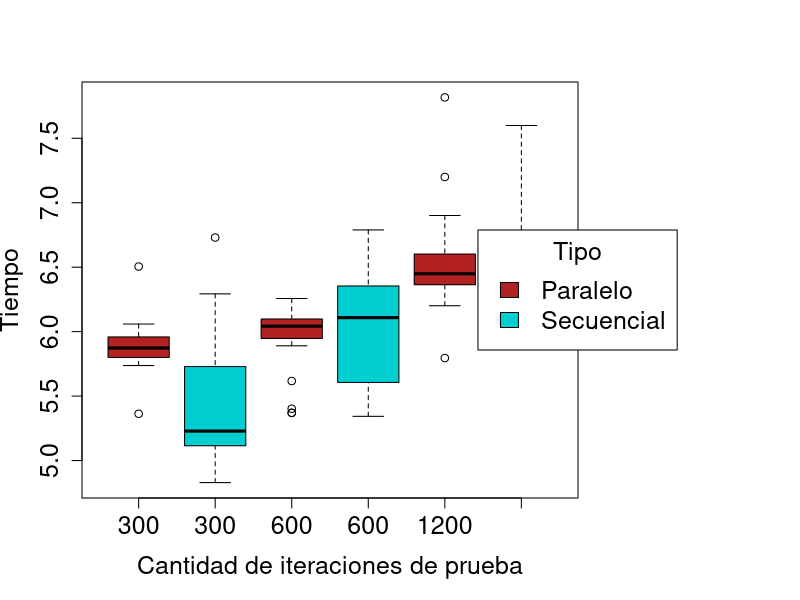
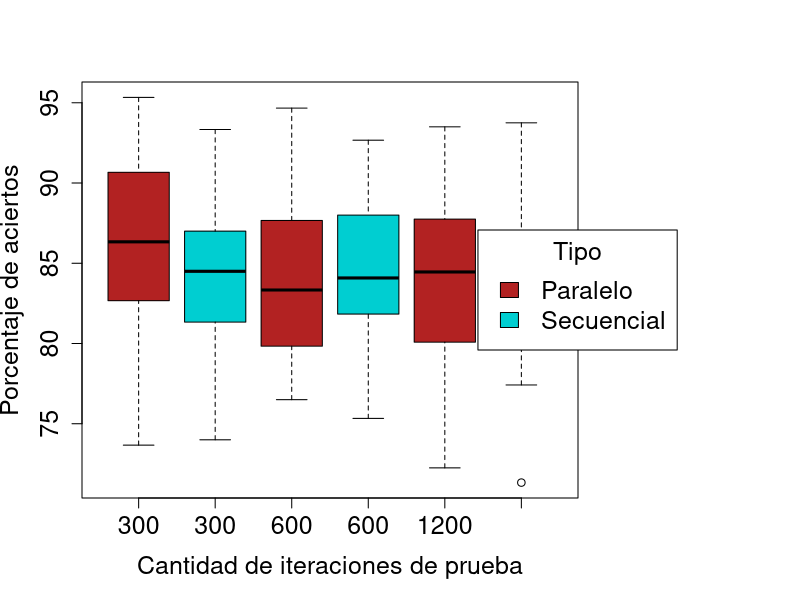
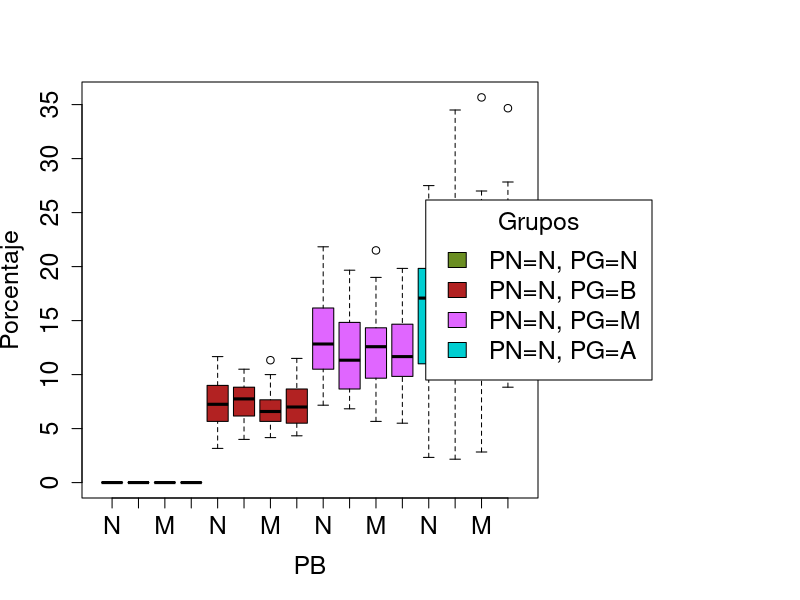
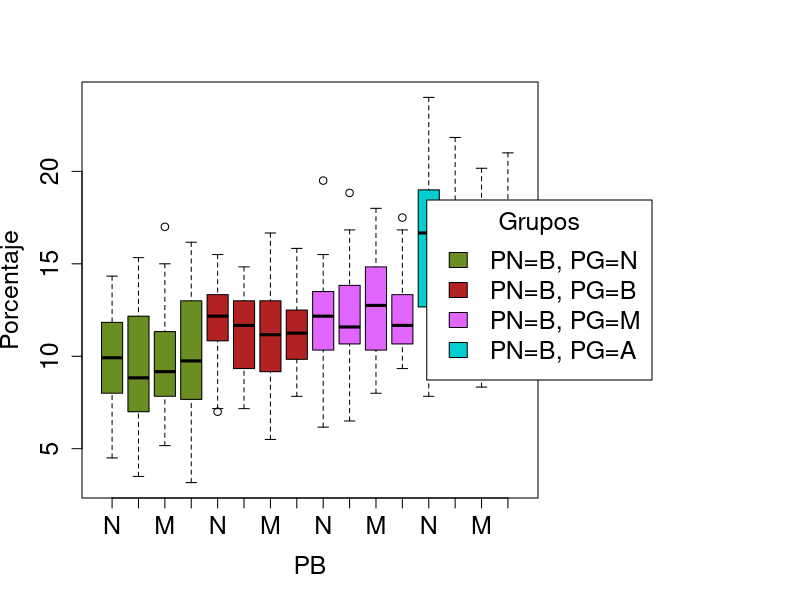
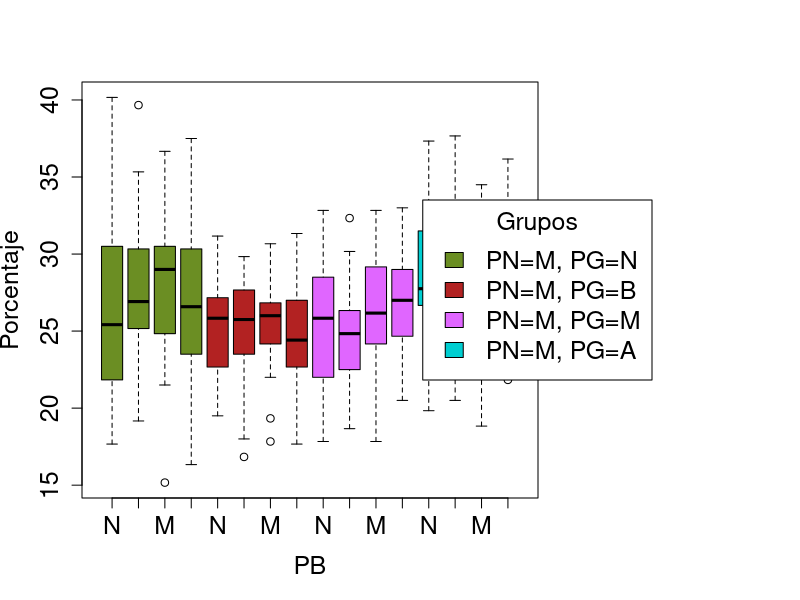
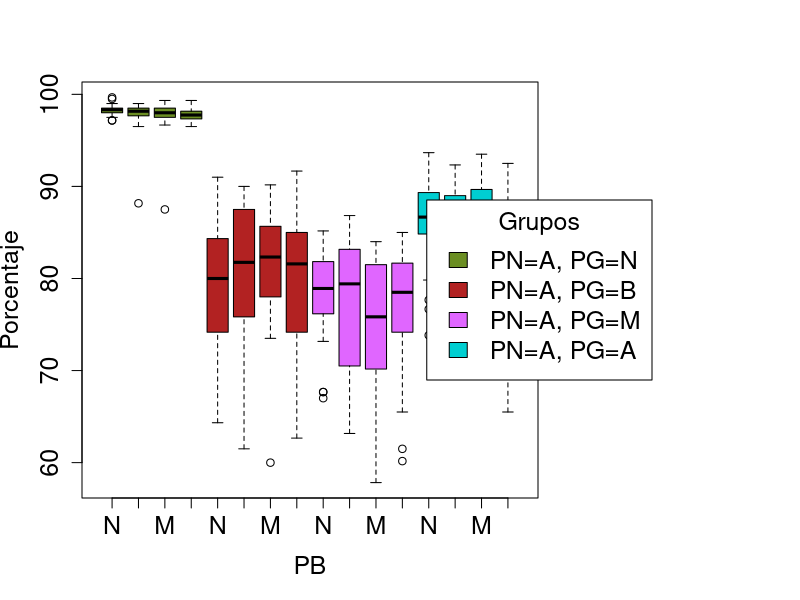

R code for these plots, in order: (Note: this script raises an error after producing the figures.)
#library(ggplot2)
datap=read.csv("datos_Paralelo_T12_1.csv", stringsAsFactors=F)
datas=read.csv("datos_Secuencial_T12_1.csv", stringsAsFactors=F)
datap$X=NULL
datas$X=NULL
datas=cbind("Secuencial", datas)
datap=cbind("Paralelo", datap)
colnames(datap)=c('Y','R','M','T','P')
colnames(datas)=c('Y','R','M','T','P')
results = rbind(datap,datas)

png(paste("bxplt_Tiempo_TipoM.png",sep=""),width=960, height=480)
par(mar=c(5.1, 4.1, 4.1, 11.1), xpd=TRUE)
boxplot(results$T ~ results$Y+as.factor(results$M), xlab='Cantidad de iteraciones de prueba', ylab="Tiempo", names=c('300','300','600','600','1200','1200'), col=c("firebrick","darkturquoise"), cex.lab=1.5, cex.axis=1.5, cex.main=1.5, cex.sub=1.5)
legend("right", inset=c(-0.2,0), legend=c('Paralelo','Secuencial'), fill=c("firebrick","darkturquoise"), title="Tipo", cex=1.5)
#gplot(data = results, aes(x=factor(M), y=as.numeric(paste(T)))) + labs( x="Cantidad de iteraciones de prueba", y="Tiempo", fill="Tipo"  ) + geom_boxplot(aes(fill=Y)) + theme(text = element_text(size=30))

graphics.off()
png(paste("bxplt_P_TipoM.png",sep=""),width=960, height=480)
par(mar=c(5.1, 4.1, 4.1, 11.1), xpd=TRUE)
boxplot(results$P ~ results$Y+as.factor(results$M), xlab='Cantidad de iteraciones de prueba', ylab="Porcentaje de aciertos", names=c('300','300','600','600','1200','1200'), col=c("firebrick","darkturquoise"),cex.lab=1.5, cex.axis=1.5, cex.main=1.5, cex.sub=1.5)
legend("right", inset=c(-0.2,0), legend=c('Paralelo','Secuencial'), fill=c("firebrick","darkturquoise"), title="Tipo", cex=1.5)
#ggplot(data = results, aes(x=factor(M), y=as.numeric(paste(P)))) + labs( x="Cantidad de iteraciones de prueba", y="Tiempo", fill="Tipo" ) + geom_boxplot(aes(fill=Y)) + theme(text = element_text(size=30))

graphics.off()


datae1=read.csv("datos_Paralelo_T12_E1.csv", stringsAsFactors=F)
datae1$X=NULL
colnames(datae1)=c('R','M','PN','PG','PB','T','P')
result = datae1[datae1$PN==0,]
png(paste("bxplt_P_PSN.png",sep=""),width=960, height=480)
par(mar=c(5.1, 4.1, 4.1, 13.1), xpd=TRUE)
boxplot(P ~ as.factor(PN)+as.factor(PB)+as.factor(PG), data=result, names=c('N','B','M','A','N','B','M','A','N','B','M','A','N','B','M','A'), col=c("olivedrab","olivedrab","olivedrab","olivedrab","firebrick","firebrick","firebrick","firebrick","mediumorchid1","mediumorchid1","mediumorchid1","mediumorchid1","darkturquoise","darkturquoise","darkturquoise","darkturquoise") , xlab='PB', ylab="Porcentaje", cex.lab=1.5, cex.axis=1.5, cex.main=1.5, cex.sub=1.5)
legend("right", inset=c(-0.25,0), legend=c("PN=N, PG=N","PN=N, PG=B","PN=N, PG=M",'PN=N, PG=A'), fill=c("olivedrab","firebrick","mediumorchid1","darkturquoise"), title="Grupos", cex=1.5)

#boxplot(P ~ as.factor(PN)+as.factor(PB)+as.factor(PG), las=2, data=result, names=c('NNN','NNB','NNM','NNA','NBN','NBB','NBM','NBA','NMN','NMB','NMM','NMA','NAN','NAB','NAM','NAA'), xlab='Tipo', col=c("olivedrab","olivedrab","olivedrab","olivedrab","firebrick","firebrick","firebrick","firebrick","mediumorchid1","mediumorchid1","mediumorchid1","mediumorchid1","darkturquoise","darkturquoise","darkturquoise","darkturquoise"), ylab="Porcentaje")
#ggplot(data = result, aes(x=interaction(factor(PN),factor(PB),factor(PG)), y=as.numeric(paste(P)))) + labs( x="Cantidad de iteraciones de prueba", y="Tiempo", fill="Tipo" ) + geom_boxplot(aes(fill=PG)) + theme(text = element_text(size=30))
graphics.off()
result = datae1[which(round(datae1$PN,digits=3)==0.333),]
png(paste("bxplt_P_PSB.png",sep=""),width=960, height=480)
par(mar=c(5.1, 4.1, 4.1, 13.1), xpd=TRUE)
boxplot(P ~ as.factor(PN)+as.factor(PB)+as.factor(PG), data=result, names=c('N','B','M','A','N','B','M','A','N','B','M','A','N','B','M','A'), col=c("olivedrab","olivedrab","olivedrab","olivedrab","firebrick","firebrick","firebrick","firebrick","mediumorchid1","mediumorchid1","mediumorchid1","mediumorchid1","darkturquoise","darkturquoise","darkturquoise","darkturquoise") , xlab='PB', ylab="Porcentaje", cex.lab=1.5, cex.axis=1.5, cex.main=1.5, cex.sub=1.5)
legend("right", inset=c(-0.25,0), legend=c("PN=B, PG=N","PN=B, PG=B","PN=B, PG=M",'PN=B, PG=A'), fill=c("olivedrab","firebrick","mediumorchid1","darkturquoise"), title="Grupos", cex=1.5)
#boxplot(P ~ as.factor(PN)+as.factor(PB)+as.factor(PG), las=2, data=result, names=c('BNN','BNB','BNM','BNA','BBN','BBB','BBM','BBA','BMN','BMB','BMM','BMA','BAN','BAB','BAM','BAA'), xlab='Tipo', col=c("olivedrab","olivedrab","olivedrab","olivedrab","firebrick","firebrick","firebrick","firebrick","mediumorchid1","mediumorchid1","mediumorchid1","mediumorchid1","darkturquoise","darkturquoise","darkturquoise","darkturquoise"), ylab="Porcentaje")
graphics.off()
result = datae1[which(round(datae1$PN,digits=3)==0.667),]
png(paste("bxplt_P_PSM.png",sep=""),width=960, height=480)
par(mar=c(5.1, 4.1, 4.1, 13.1), xpd=TRUE)
boxplot(P ~ as.factor(PN)+as.factor(PB)+as.factor(PG), data=result, names=c('N','B','M','A','N','B','M','A','N','B','M','A','N','B','M','A'), col=c("olivedrab","olivedrab","olivedrab","olivedrab","firebrick","firebrick","firebrick","firebrick","mediumorchid1","mediumorchid1","mediumorchid1","mediumorchid1","darkturquoise","darkturquoise","darkturquoise","darkturquoise") , xlab='PB', ylab="Porcentaje", cex.lab=1.5, cex.axis=1.5, cex.main=1.5, cex.sub=1.5)
legend("right", inset=c(-0.25,0), legend=c("PN=M, PG=N","PN=M, PG=B","PN=M, PG=M",'PN=M, PG=A'), fill=c("olivedrab","firebrick","mediumorchid1","darkturquoise"), title="Grupos", cex=1.5)
#boxplot(P ~ as.factor(PN)+as.factor(PB)+as.factor(PG), las=2, data=result, names=c('MNN','MNB','MNM','MNA','MBN','MBB','MBM','MBA','MMN','MMB','MMM','MMA','MAN','MAB','MAM','MAA'), col=c("olivedrab","olivedrab","olivedrab","olivedrab","firebrick","firebrick","firebrick","firebrick","mediumorchid1","mediumorchid1","mediumorchid1","mediumorchid1","darkturquoise","darkturquoise","darkturquoise","darkturquoise"), xlab='Tipo', ylab="Porcentaje")
graphics.off()
result = datae1[datae1$PN==1,]
png(paste("bxplt_P_PSA.png",sep=""),width=960, height=480)
par(mar=c(5.1, 4.1, 4.1, 13.1), xpd=TRUE)
boxplot(P ~ as.factor(PN)+as.factor(PB)+as.factor(PG), data=result, names=c('N','B','M','A','N','B','M','A','N','B','M','A','N','B','M','A'), col=c("olivedrab","olivedrab","olivedrab","olivedrab","firebrick","firebrick","firebrick","firebrick","mediumorchid1","mediumorchid1","mediumorchid1","mediumorchid1","darkturquoise","darkturquoise","darkturquoise","darkturquoise") , xlab='PB', ylab="Porcentaje", cex.lab=1.5, cex.axis=1.5, cex.main=1.5, cex.sub=1.5)
legend("right", inset=c(-0.25,0), legend=c("PN=A, PG=N","PN=A, PG=B","PN=A, PG=M",'PN=A, PG=A'), fill=c("olivedrab","firebrick","mediumorchid1","darkturquoise"), title="Grupos", cex=1.5)
graphics.off()
#c("olivedrab","olivedrab","olivedrab","olivedrab","firebrick","firebrick","firebrick","firebrick","mediumorchid1","mediumorchid1","mediumorchid1","mediumorchid1","darkturquoise","darkturquoise","darkturquoise","darkturquoise")

datae2=read.csv("datos_Paralelo_T12_E2.csv", stringsAsFactors=F)
datae2$X=NULL
colnames(datae2)=c('R','M','E','T','P')
png(paste("bxplt_P_CHE5000.png",sep=""),width=960, height=480)
par(mar=c(5.1, 4.1, 4.1, 11.1), xpd=TRUE)
boxplot(datae2$P~datae2$M+datae2$E, xlab='Cantidad de Caracteres', ylab='Porcentaje de aciertos',col=c(rep("firebrick",5),rep("mediumorchid1",5),rep("darkturquoise",5)), names=rep(c(10,13,16,19,22),3),cex.lab=1.5, cex.axis=1.5, cex.main=1.5, cex.sub=1.5)
legend("right", inset=c(-0.2,0), legend=c("5,000","10,000","15,000"), fill=c("firebrick","mediumorchid1","darkturquoise"), title="Tamaño", cex=1.5)
graphics.off()
